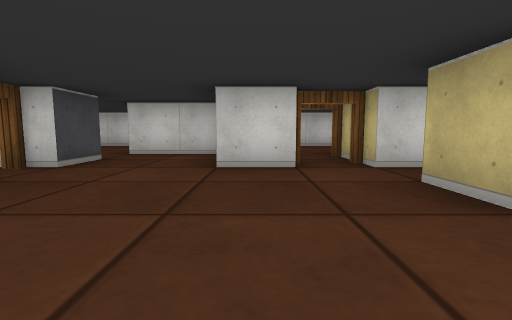
View 1 (above)

18 first-person views from a walk through a cub3D ray-caster map. The camera is about half as high as the walls, tilts 6° down and sees 85° across. The floor is counted in squares. Each view is taken from the middle of a square. On the plan, view 1 faces up. The plan holds only what a view shows up to about 9 squares ahead; the rest is blank.

View 2
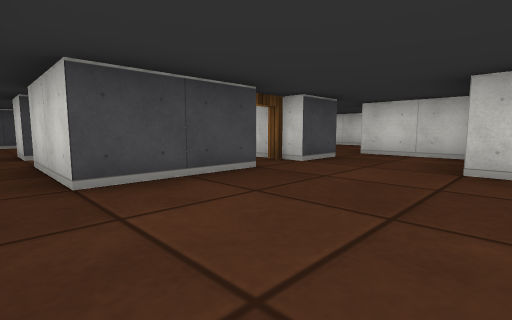

View 3
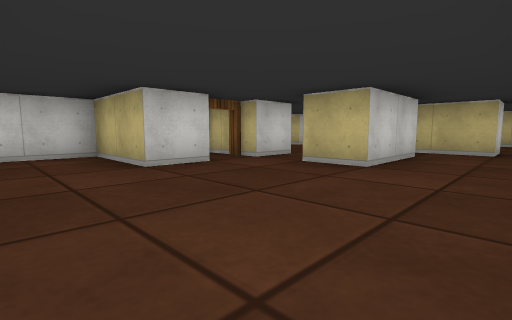

View 4
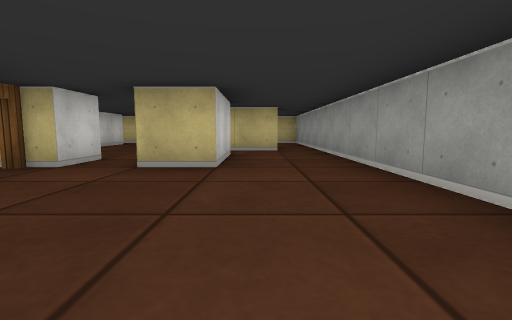

View 5
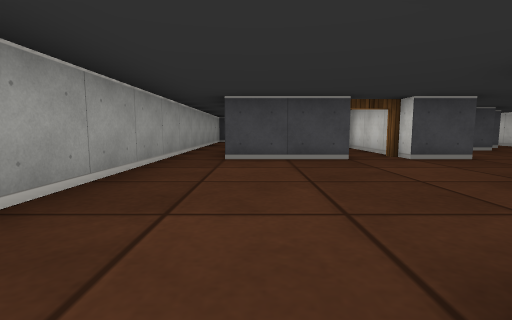

View 6
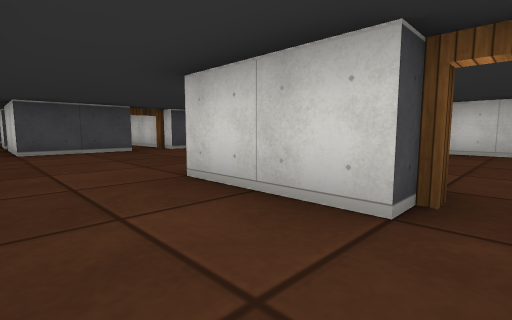

View 7
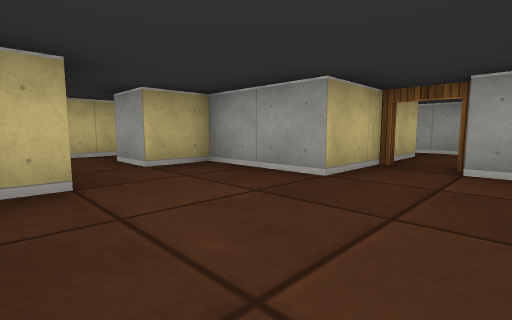

View 8
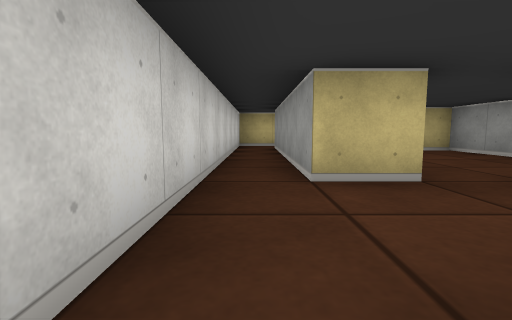

View 9
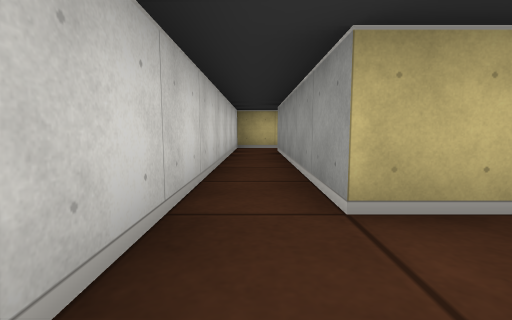

View 10
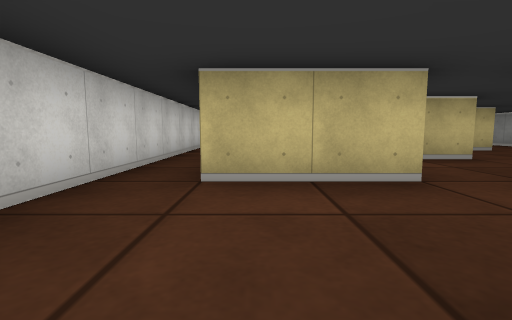

View 11
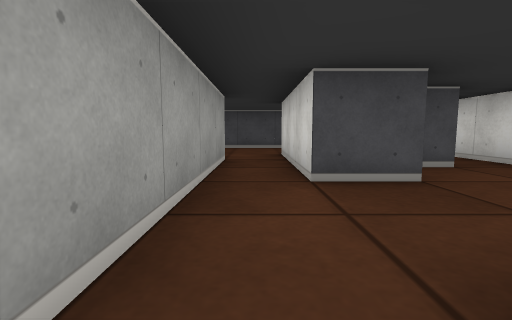

View 12
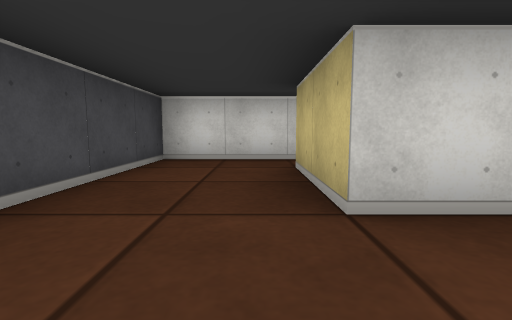

View 13
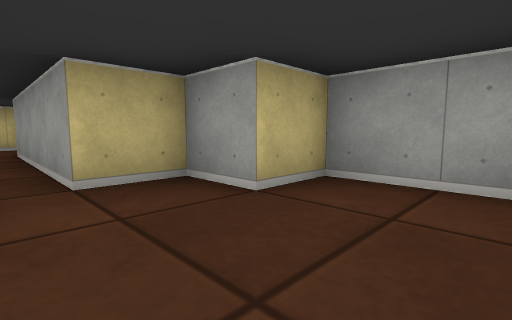

View 14
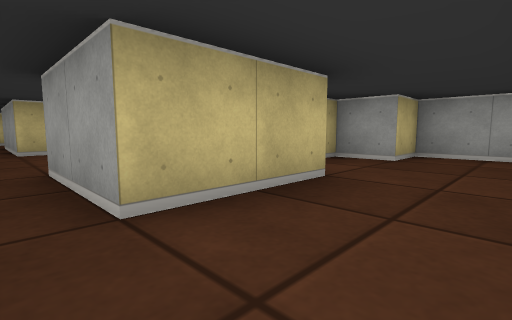

View 15
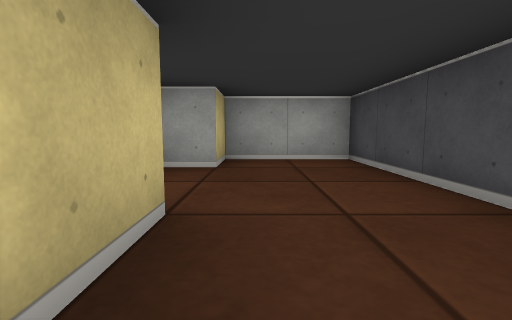

View 16
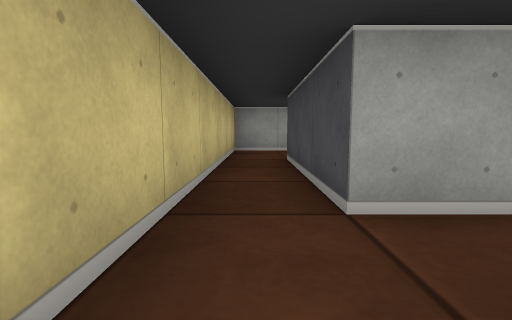

View 17
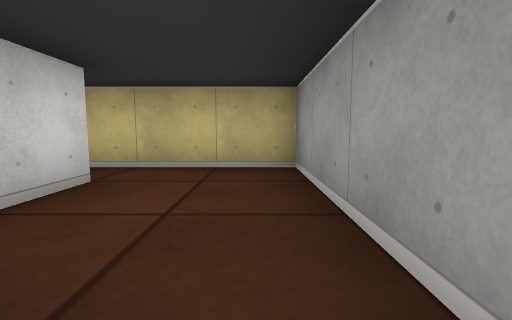

View 18
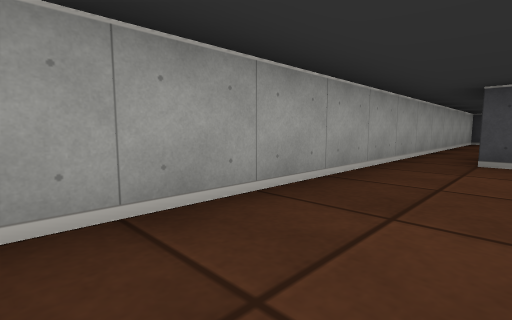

### Floor plan
Ten units are one square. View 1 is at (0, 0); x grows to the right and y downward. Boxes are objects, and circles mark ways between rooms. Rooms are numbered by the first view taken in them; rooms with no view inside come last. Other rooms are left out.
<svg viewBox="-100 -90 190 100">
<path fill="none" stroke="#000" d="M6 -35 -5 -35 -5 -45M-25 -26 -25 -5 -45 -5M35 -15 15 -15 15 -25M26 -35 15 -35M-25 -45 -25 -35M45 -5 45 -20M-54 -5 -65 -5M-65 5 45 5M38 -65 28 -65M55 -54 55 -60M25 -64 25 -75M45 -20 45 -35 65 -35 65 -45M-45 -66 -45 -55 -65 -55M-5 -45 -5 -55 -25 -55 -25 -75 5 -75M25 -75 74 -75M-75 -75 -55 -75 -55 -70M-65 -45 -25 -45M85 -74 85 -85 -95 -85 -95 -75M-65 -55 -75 -55 -75 -75M-95 -75 -95 -25 -75 -25 -75 -35 -65 -35 -65 -45M65 -45 75 -45 75 -15 65 -15M71 -55 60 -55M56 -5 45 -5M45 5 85 5 85 -55M-95 -8 -95 5 -65 5"/>
<circle cx="10" cy="-45" r="3" fill="#2a7"/>
<circle cx="20" cy="-30" r="3" fill="#2a7"/>
<circle cx="40" cy="-20" r="3" fill="#2a7"/>
<circle cx="-15" cy="-40" r="3" fill="#2a7"/>
<circle cx="50" cy="0" r="3" fill="#2a7"/>
<circle cx="-70" cy="0" r="3" fill="#2a7"/>
<circle cx="15" cy="-70" r="3" fill="#2a7"/>
<circle cx="70" cy="-50" r="3" fill="#2a7"/>
<circle cx="-70" cy="-50" r="3" fill="#2a7"/>
<circle cx="-85" cy="-65" r="3" fill="#2a7"/>
<circle cx="80" cy="-65" r="3" fill="#2a7"/>
<text x="0" y="-10">1</text>
<text x="40" y="-50">2</text>
<text x="-20" y="-80">3</text>
<text x="-80" y="-50">4</text>
<text x="80" y="-30">5</text>
<text x="-80" y="-10">6</text>
</svg>
Room 1 opens to room 2. Room 1 opens to room 3. Room 1 opens to room 5. Room 1 opens to room 6. Room 2 opens to room 3. Room 2 opens to room 5. Room 3 opens to room 4. Room 3 opens to room 5.

Where each view was taken, in squares from view 1:
view 1: 0 up, 0 right, facing up
view 2: 0 up, 0 right, facing up-left
view 3: 0 up, 2 left, facing up-right
view 4: 1 up, 2 left, facing right
view 5: 1 up, 2 right, facing left
view 6: 0 up, 4 right, facing up-left
view 7: 6 up, 3 right, facing down-right
view 8: 8 up, 0 right, facing right
view 9: 8 up, 1 right, facing right
view 10: 7 up, 5 left, facing right
view 11: 5 up, 2 left, facing left
view 12: 4 up, 8 left, facing up
view 13: 5 up, 9 left, facing down-right
view 14: 8 up, 9 left, facing down-right
view 15: 7 up, 8 left, facing down
view 16: 6 up, 8 right, facing down
view 17: 0 up, 5 right, facing right
view 18: 1 up, 2 right, facing down-left
